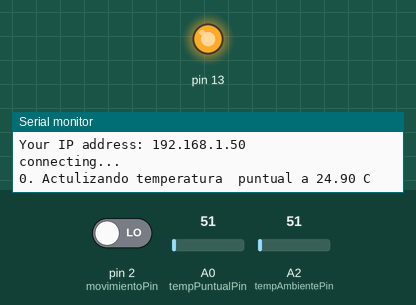
The sketch below on a simulated Arduino Leonardo, built for the host (arithmetic inside an expression is 32-bit, double 64-bit). On the bench: output pins drawn as LEDs (lit = HIGH), the last lines printed to the serial monitor. The test bench sets the inputs (shaded band); at power-on: pin 2 (movimientoPin) LOW, A0 (tempPuntualPin) = 51, A2 (tempAmbientePin) = 51. WiFi joins after 1.5 s; servers stay silent unless stated; uploads are accepted with an empty reply.

Above: at 4.2 s.
At 5.3 s:
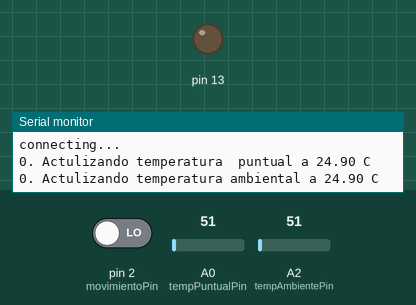
5.4 s: pin 2 (movimientoPin) driven HIGH
Timing chart, 0 to 8.4 s (numbered marks = the images above; inputs shaded):
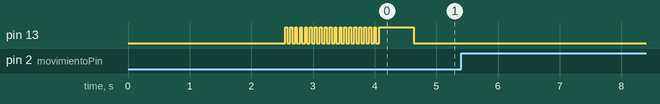

The sketch:

SensoresAUbidots3.ino
```cpp
   #include <SPI.h>
   #include <Ethernet.h>

   // Enter a MAC address for your controller below.
   // Newer Ethernet shields have a MAC address printed on a sticker on the shield
   byte mac[] = {  0xDE, 0xAD, 0xBE, 0xEF, 0xFE, 0xED };

   int tempPuntualPin = A0;
   int tempAmbientePin = A2;
   int movimientoPin = 2;

   int tiempoCorto = 200;
   int tiempoLargo = 500;

   // Initialize the Ethernet client library
   // with the IP address and port of the server
   // that you want to connect to (port 80 is default for HTTP):
   EthernetClient client;

   String token = "PKWq1JsD8O7UPdbzfOl0j5VXgBLVgZGVONgSqcPJ7DVAJFDEvIC7FB5MgIrM";

   String idTempAmbiente   = "552ec624762542382be29da6";
   String idTempPuntual    = "5540929d762542375f3b8fc2";
   String idMov            = "55372cbf7625426c5e35903b";

   String temperaturaPuntual = "";
   String temperaturaAmbiente = "";
   int hayMovimiento = false;

   int contPuntual = 0;
   int contAmbiental = 0;
   int contMov = 0;


   void setup() {
    // Open serial communications and wait for port to open:
     Serial.begin(9600);
      while (!Serial) {
       ; // wait for serial port to connect. Needed for Leonardo only
     }
       pinMode(13, OUTPUT);
       pinMode(movimientoPin, INPUT);

    Serial.println("Attempting to connect to internet...");
     // start the Ethernet connection:
     if (Ethernet.begin(mac) == 0) {
       Serial.println("Failed to configure Ethernet using DHCP");
       // no point in carrying on, so do nothing forevermore:
       for(;;);
     }
     // give the Ethernet shield a second to initialize:
     delay(1000);
         Serial.print("Your IP address: ");
    Serial.println(Ethernet.localIP());

       for(int i = 0; i < 20; i++){
      delay(50);
        digitalWrite(13, HIGH);
      delay(30);
        digitalWrite(13, LOW);

  }
     Serial.println("connecting...");
   }

   void loop()
   {
     int valuePun = analogRead(tempPuntualPin);
     int valueAmb = analogRead(tempAmbientePin);
     int valueMov = digitalRead(movimientoPin);
     boolean huboCambio = false;
     String nuevaTemperatura = "";


      // MANEJO SENSOR MOVIMIENTO - PIN D2

     if(valueMov != hayMovimiento) {
       hayMovimiento = valueMov;
       Serial.print(contMov);
       Serial.print(". Actulizando movimiento a ");
       Serial.print(valueMov);
       Serial.println(" ");
       if(hayMovimiento == 1)
         save_value(idMov, "1");
       else
         save_value(idMov, "0");
       digitalWrite(13, LOW);
       huboCambio = true;
       contMov ++;
     }

      // MANEJO TEMPERATURA PUNTUAL - PIN A0
     nuevaTemperatura = convertirTemp(valuePun);

     if(nuevaTemperatura != temperaturaPuntual){
       digitalWrite(13, HIGH);

       temperaturaPuntual = nuevaTemperatura;
       Serial.print(contPuntual);
       Serial.print(". Actulizando temperatura  puntual a ");
       Serial.print(temperaturaPuntual);
       Serial.println(" C");
       save_value(idTempPuntual, temperaturaPuntual);
       digitalWrite(13, LOW);
       huboCambio = true;
       contPuntual ++;
     }

     // MANEJO TEMPERATURA AMBIENTAL - PIN A2
     nuevaTemperatura = convertirTemp(valueAmb);

     if(nuevaTemperatura != temperaturaAmbiente){
       digitalWrite(13, HIGH);

       temperaturaAmbiente = nuevaTemperatura;
       Serial.print(contAmbiental);
       Serial.print(". Actulizando temperatura ambiental a ");
       Serial.print(temperaturaAmbiente);
       Serial.println(" C");
       save_value(idTempAmbiente, temperaturaAmbiente);
       digitalWrite(13, LOW);
       huboCambio = true;
       contAmbiental ++;

     }


     if(huboCambio)
       delay(tiempoCorto);
     else
       delay(tiempoLargo);
   }

   void save_value(String variable, String value)
   {
       // if you get a connection, report back via serial:
       int num=0;
       String var = "{\"value\":";
       var += value;
       var += "}";
       num = var.length();
       if (client.connect("things.ubidots.com", 80)) {
         String post = "POST /api/v1.6/variables/";
         post += variable;
         post += "/values HTTP/1.1\nContent-Type: application/json\nContent-Length: ";
         post += num;
         post += "\nX-Auth-Token: ";
         post += token;
         post += "\nHost: things.ubidots.com\n\n";
         //Serial.println(post + var);
         client.println(post + var);
         client.println();
         client.println("\0");

       }
       else {
         // if you didn't get a connection to the server:
         Serial.println("connection failed");
       }

       if (!client.connected()) {
       Serial.println();
       Serial.println("disconnecting.");

       // do nothing forevermore:
       for(;;);
     }
     while (client.available()) {
       char c = client.read();
      // Serial.print(c);
     }
            client.stop();

   }


String convertirTemp(int voltaje)
{
    float f = (float) voltaje;
    float temp = (float)(f * 5 * 100 / 1024);
    String r = String(int(temp))+ "."+String(getDecimal(temp));
    return r;
}

long getDecimal(float val)
{
 int intPart = int(val);
 long decPart = 100*(val-intPart); //I am multiplying by 1000 assuming that the foat values will have a maximum of 3 decimal places
                                   //Change to match the number of decimal places you need
 if(decPart>0)return(decPart);           //return the decimal part of float number if it is available
 else if(decPart<0)return((-1)*decPart); //if negative, multiply by -1
 else if(decPart==0)return(00);           //return 0 if decimal part of float number is not available
}
```
